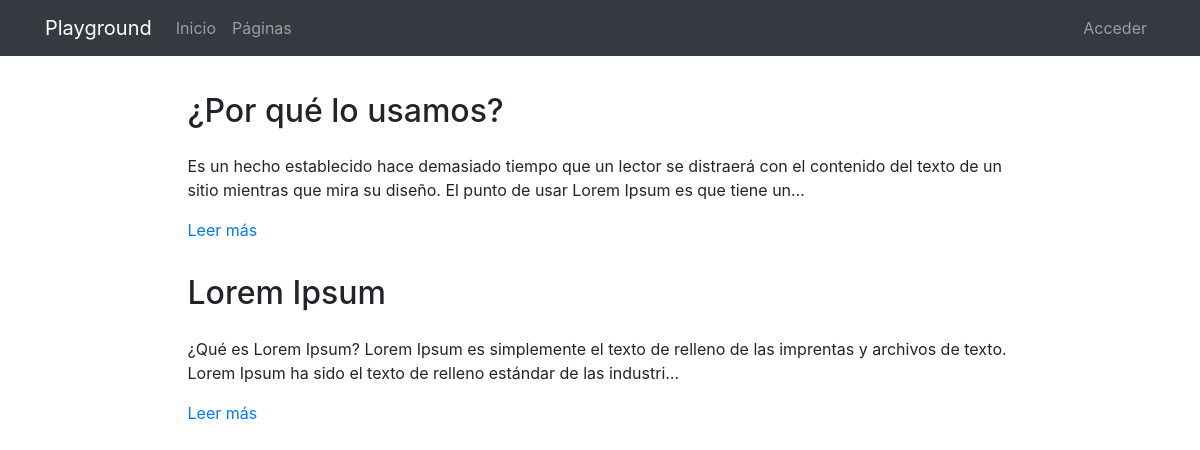
The page /pages/ on the database as committed earlier.
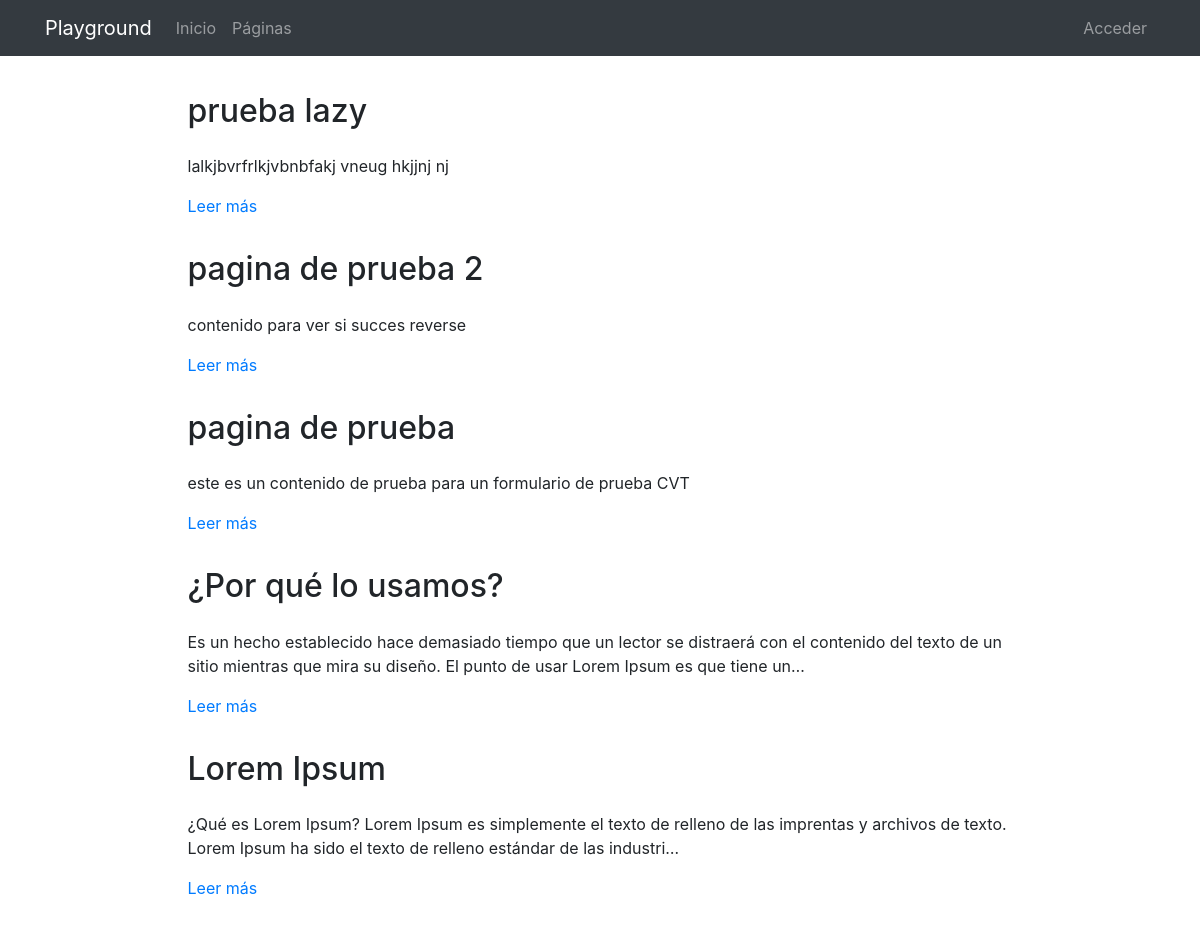
The same page on the database as committed later.
### pages/models.py (models this page shows, shortened)
class Page(models.Model):
    title = models.CharField(verbose_name="Título", max_length=200)
    content = RichTextField(verbose_name="Contenido")
    order = models.SmallIntegerField(verbose_name="Orden", default=0)
    created = models.DateTimeField(auto_now_add=True, verbose_name="Fecha de creación")
    updated = models.DateTimeField(auto_now=True, verbose_name="Fecha de edición")
    class Meta:
        verbose_name = "página"
        verbose_name_plural = "páginas"
        ordering = ['order', 'title']

### pages/views.py (the view)
# urls.py: path('', PageListView.as_view(), name='pages'),
class PageListView(ListView):
   model = Page

### pages/templates/pages/page_list.html (shortened to what this page needs)
{% extends 'core/base.html' %}
{% load static %}
{% block content %}
<main role="main">
  <div class="container mb-4">
    {% for page in object_list|dictsort:"id" reversed %}
      <div class="row mt-3">
        <div class="col-md-9 mx-auto">
          <h2 class="mb-4">{{page.title}}</h2>
          <div>
            <p>{{page.content|striptags|safe|truncatechars:"200"}}</p>
            <p><a href="{% url 'pages:page' page.id page.title|slugify %}">Leer más</a>
            </p>
          </div>
        </div>
      </div>
    {% endfor %}
  </div>
</main>
{% endblock %}

### core/templates/core/base.html (shortened to what this page needs)
<!DOCTYPE html>
<html lang="es">
  <head>
    {% load static %}
    <link href="{% static 'core/vendor/bootstrap/css/bootstrap.min.css' %}" rel="stylesheet">
    <link href="{% static 'core/vendor/font-awesome/css/font-awesome.min.css' %}" rel="stylesheet" type="text/css">
    <link href="{% static 'core/css/main.css' %}" rel="stylesheet">
  </head>
  <body>
    <body>
      <nav class="navbar navbar-expand-lg navbar-dark bg-dark">
        <div class="container">
          <a class="navbar-brand" href="{% url 'home' %}">Playground</a>
          <div class="collapse navbar-collapse" id="ned">
            <ul class="navbar-nav mr-auto">
              <li class="nav-item">
                <a class="nav-link" href="{% url 'home' %}">Inicio</a>
              </li>
              <li class="nav-item">
                <a class="nav-link" href="{% url 'pages:pages' %}">Páginas</a>
              </li>
            </ul>
            <ul class="navbar-nav">
              <li class="nav-item">
                <a class="nav-link" href="/admin/">
                  {% if request.user.is_staff %}Admin{% else %}Acceder{% endif %}
                </a>
              </li>
            </ul>
          </div>
        </div>
      </nav>
      {% block content %}{% endblock %}
  </body>
</html>

### core/static/core/css/main.css (style rules this page uses)
main { padding-top: 20px; }
:root { --jumbotron-padding-y: 3rem; }

Rows that differ between the two databases and show on the page:
added Page: title "prueba lazy", content "lalkjbvrfrlkjvbnbfakj vneug hkjjnj nj"
added Page: title "pagina de prueba 2", content "contenido para ver si succes reverse"
added Page: title "pagina de prueba", content "este es un contenido de prueba para un formulario de prueba CVT"
